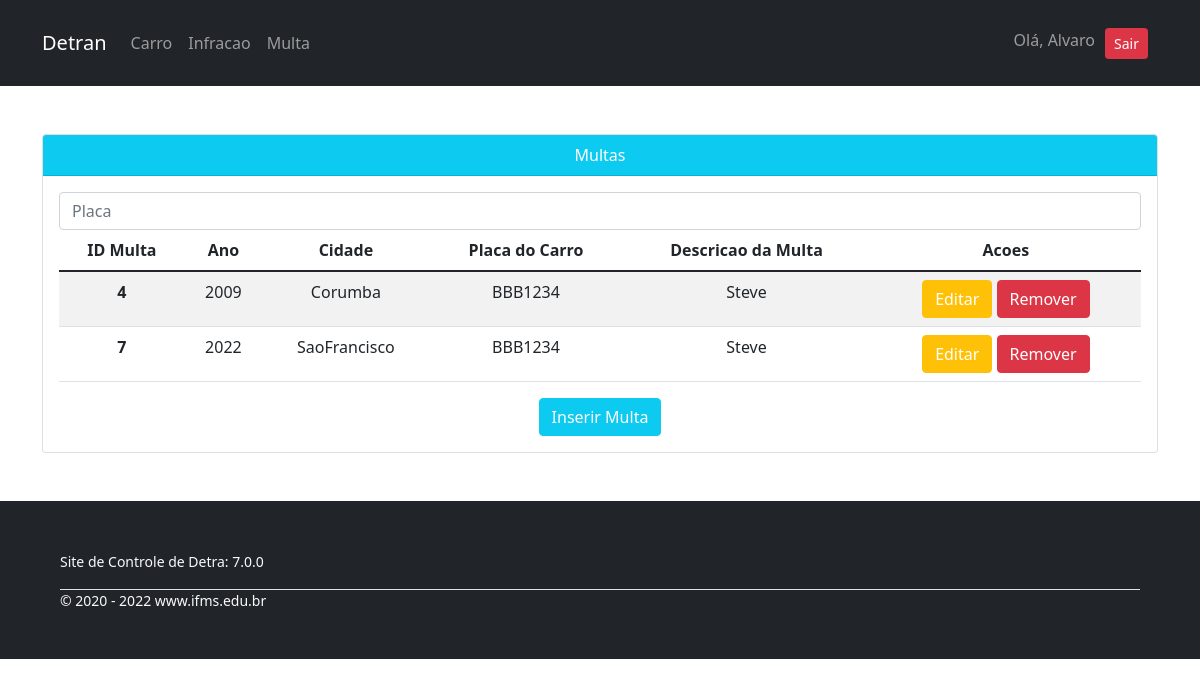
Page /multas/ (signed in) on the committed database.
### tables this page shows
CREATE TABLE `tb_multa` (
  `idtb_multa` int(10) UNSIGNED NOT NULL,
  `ano` int(11) NOT NULL,
  `cidade` varchar(50) NOT NULL,
  `tb_carro_idtb_carro` int(10) UNSIGNED NOT NULL,
  `tb_infracao_idtb_infracao` int(10) UNSIGNED NOT NULL
);

CREATE TABLE `tb_carro` (
  `idtb_carro` int(10) UNSIGNED NOT NULL,
  `usuario_id` int(10) UNSIGNED NOT NULL,
  `nome` varchar(20) DEFAULT NULL,
  `placa` varchar(20) DEFAULT NULL,
  `postado_em` timestamp NOT NULL DEFAULT current_timestamp()
);

CREATE TABLE `tb_infracao` (
  `idtb_infracao` int(10) UNSIGNED NOT NULL,
  `descricao` varchar(200) NOT NULL,
  `pontos` int(11) NOT NULL,
  `valor` double NOT NULL
);

### app/Controllers/Multas.php (called while the page is built, shortened)
<?php
class Multas extends Controller
{
    private $multaServer;
    public function __construct()
    {
        $this->multaServer = $this->server('Multa');
    }
    public function index()
    {
        $dados = $this->multaServer->getAllMultas();
        $this->view('multas/index', $dados);
    }
}

### app/Libraries/Rota.php (called while the page is built, shortened)
<?php
    class Rota{
        private $metodo = 'index';
        public function __construct(){
            $url = $this->url();
            unset($url[0]);
            $this->controlador = new $this->controlador;
            $this->parametros = $url ? array_values($url) : [];
            call_user_func_array([$this->controlador, $this->metodo], $this->parametros);
        }
        private function url(){
            $url = filter_input(INPUT_GET, 'url', FILTER_SANITIZE_URL);
            if(isset($url)):
                $url = trim(rtrim($url, '/'));
                $url = explode('/', $url);
                return $url;
            endif;
        }
    }
?>

### app/Libraries/Database.php (called while the page is built, shortened)
<?php
    class Database{
        private $host = 'localhost';
        private $user = 'root';
        private $senha = '';
        private $base = 'detran';
        private $porta = '3306';
        private $dbh;
        private $stmt;
        public function __construct(){
            $dsn = "mysql:host=".$this->host.";port=".$this->porta.";dbname=".$this->base;
            $opcoes = [
                PDO::ATTR_PERSISTENT => true,
                PDO::ATTR_ERRMODE => PDO::ERRMODE_EXCEPTION
            ];
            try {
                $this->dbh = new PDO($dsn, $this->user, $this->senha, $opcoes);
            } catch (PDOException $e) {
                print "Error!: " . $e->getMessage() . "<br/>";
                die();
            }
        }
        public function query($sql){
            $this->stmt = $this->dbh->prepare($sql);
        }
        public function executar(){
            return $this->stmt->execute();
        }
        public function resultados(){
            $this->executar();
            return $this->stmt->fetchALL(PDO::FETCH_OBJ);
        }
    }
?>

### app/Servers/serverMulta.php (called while the page is built, shortened)
<?php
class serverMulta extends Controller
{
    private $db;
    public function __construct()
    {
        $this->db = new Database();
    }
    public function getAllMultas()
    {
        $this->db->query("SELECT tb_multa.idtb_multa,
                                tb_multa.ano,
                                tb_multa.cidade,
                                tb_carro.placa,
                                tb_infracao.descricao,
                                tb_carro.idtb_carro,
                                tb_infracao.idtb_infracao FROM `tb_multa`
                                INNER JOIN `tb_carro` ON tb_carro.idtb_carro = tb_multa.tb_carro_idtb_carro
                                INNER JOIN `tb_infracao` ON tb_infracao.idtb_infracao = tb_multa.tb_infracao_idtb_infracao;");
        return $this->db->resultados();
    }
}

### app/autoload.php (called while the page is built, shortened)
<?php
    spl_autoload_register(
        function($classe){
            $diretorios = [
                'Libraries',
                'Helpers',
                'Models'
            ];
            foreach ($diretorios as $diretorio):
                $arquivo = __DIR__.DIRECTORY_SEPARATOR.$diretorio.DIRECTORY_SEPARATOR.$classe.'.php';
            endforeach;
        }
    );
?>

### app/Views/multas/index.php (the view, shortened to what this page needs)
<div class="container py-5 text-center">
    <div class="card">
        <div class="card-header bg-info text-white">
            Multas
        </div>
        <div class="card-body">
            <form action="<?= URL ?>/multas/search" class="form-inline my-2 my-md-0" method="POST">
                <input name="placa" class="form-control" placeholder="Placa">
            </form>
            <table class="table table-striped">
                <thead>
                    <tr>
                        <th scope="col">ID Multa</th>
                        <th scope="col">Ano</th>
                        <th scope="col">Cidade</th>
                        <th scope="col">Placa do Carro</th>
                        <th scope="col">Descricao da Multa</th>
                        <th scope="col">Acoes</th>
                    </tr>
                </thead>
                <tbody>
                    <?php foreach ($dados as $multa) : ?>
                        <tr>
                            <th scope="row"><?= $multa->idtb_multa ?></th>
                            <td><?= $multa->ano ?></td>
                            <td><?= $multa->cidade ?></td>
                            <td><?= $multa->placa ?></td>
                            <td><?= $multa->descricao ?></td>
                            <td>
                                <a class="btn btn-warning text-white" href="<?= URL ?>/multas/edit/<?= $multa->idtb_multa ?>">Editar</a>
                                <a class="btn btn-danger" href="<?= URL ?>/multas/remove/<?= $multa->idtb_multa ?>">Remover</a>
                            </td>
                        </tr>
                    <?php endforeach ?>
                </tbody>
            </table>
            <a class="btn btn-info text-white btn-block" href="<?= URL ?>/multas/insert">Inserir Multa</a>
        </div>
    </div>
</div>

### public/css/container.css (style rules this page uses)
body { margin: 0; width: 100%; }

### rows in the picture
tb_multa: idtb_multa "4", ano "2009", cidade "Corumba", tb_carro.placa "BBB1234", tb_infracao.descricao "Steve"
tb_multa: idtb_multa "7", ano "2022", cidade "SaoFrancisco", tb_carro.placa "BBB1234", tb_infracao.descricao "Steve"

### other values in the picture
$_SESSION['usuario_nome'] "Alvaro"
APP_VERSAO "7.0.0"
